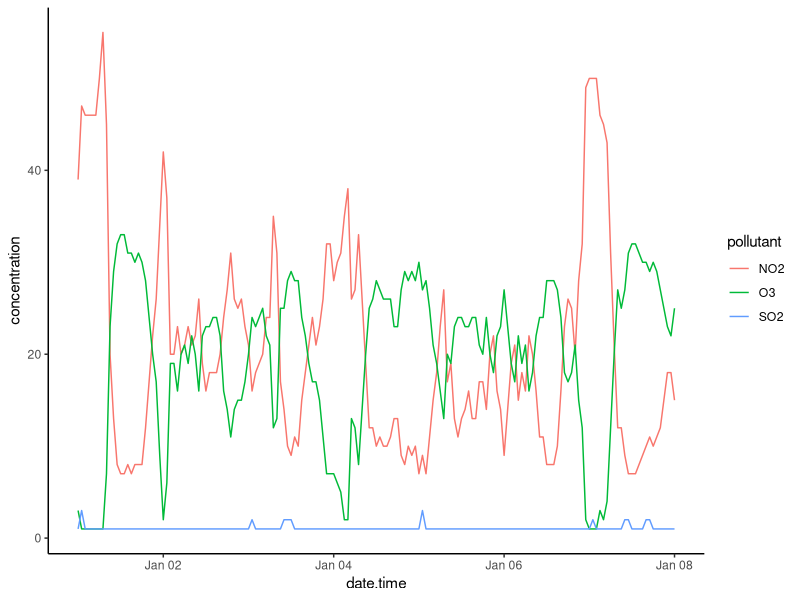

This chart was generated by the following R code:
## ---- chunk 1
# Look at me go mom
x <- 2+2
x
## ---- chunk 2
library(tidyverse) 
library(knitr)

airPol <- read_csv("data/2018-01-01_60430_Toronto_ON.csv")

ggplot(data = airPol, 
       aes(x = date.time, 
           y = concentration, 
           colour = pollutant)) + 
  geom_line() +
  theme_classic()

sumAirPol <- airPol %>%
  drop_na() %>%
  group_by(city, naps, pollutant) %>%
  summarize(mean = mean(concentration), 
            sd = sd(concentration), 
            min = min(concentration), 
            max = max(concentration))

knitr::kable(sumAirPol, digits = 1)
